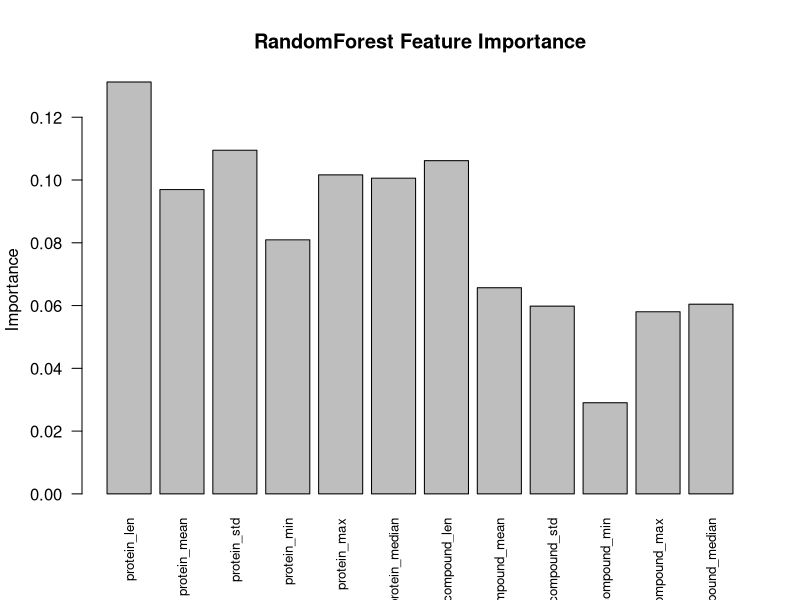
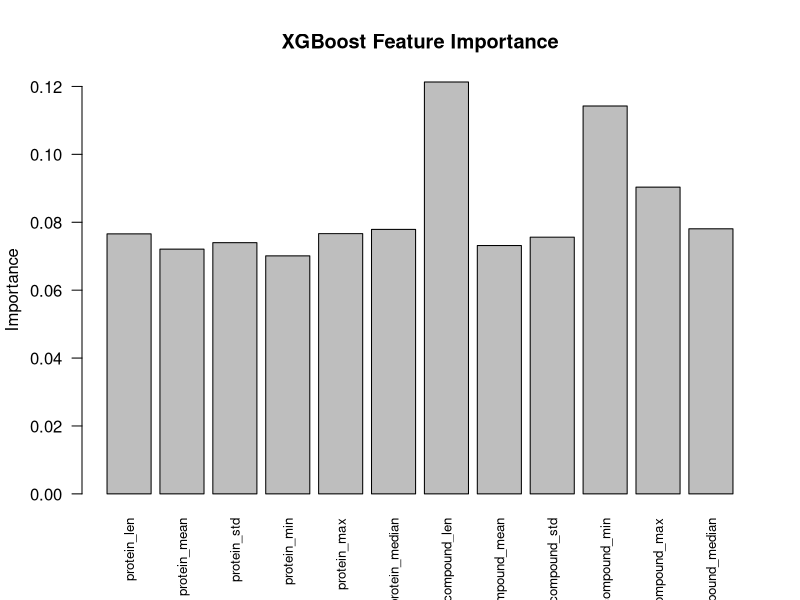
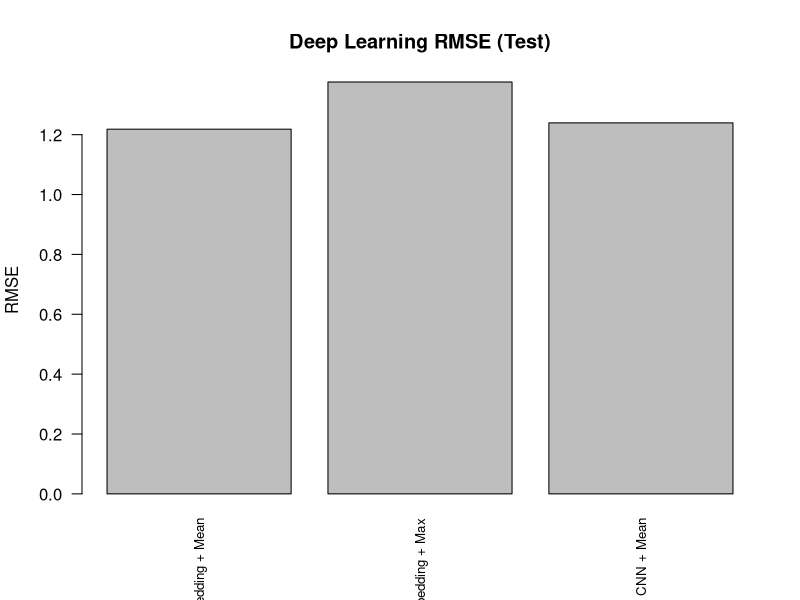
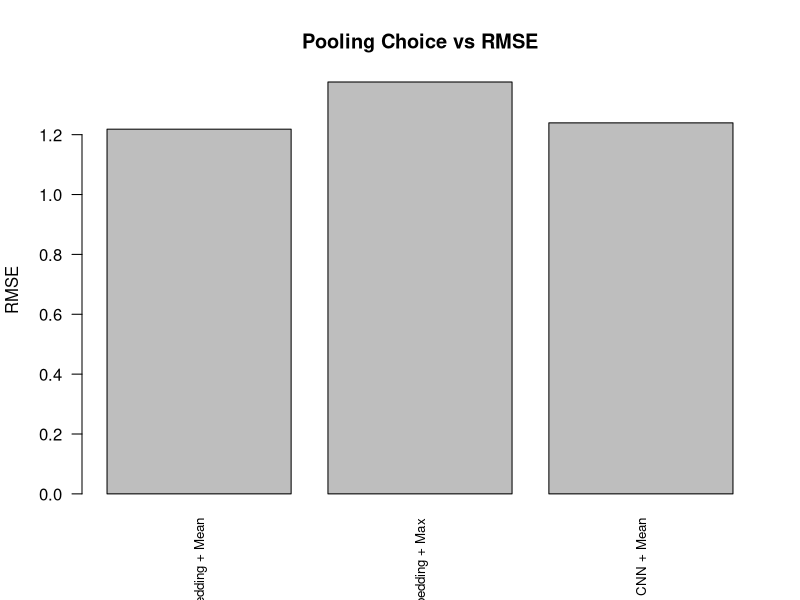
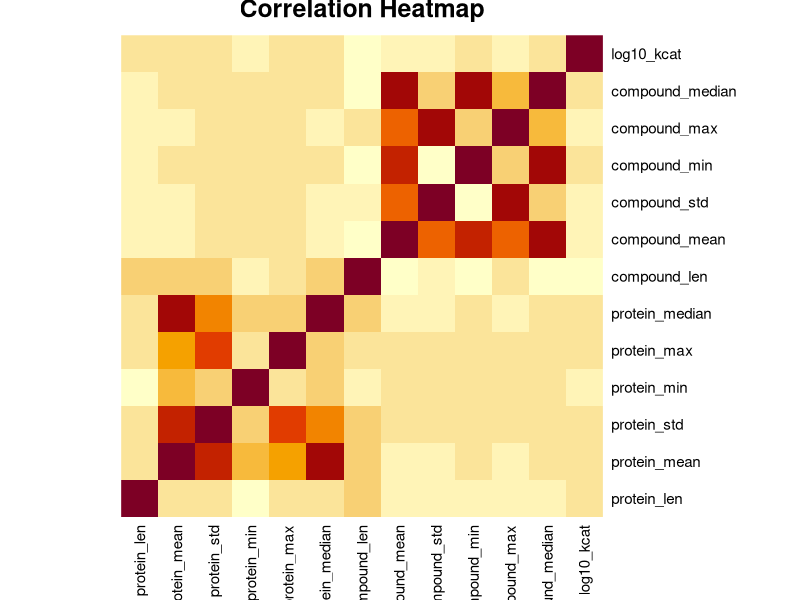
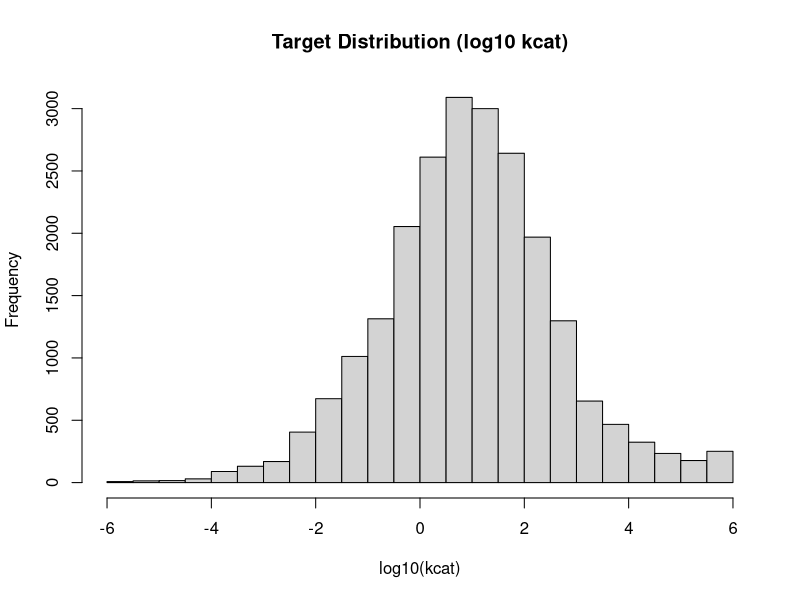
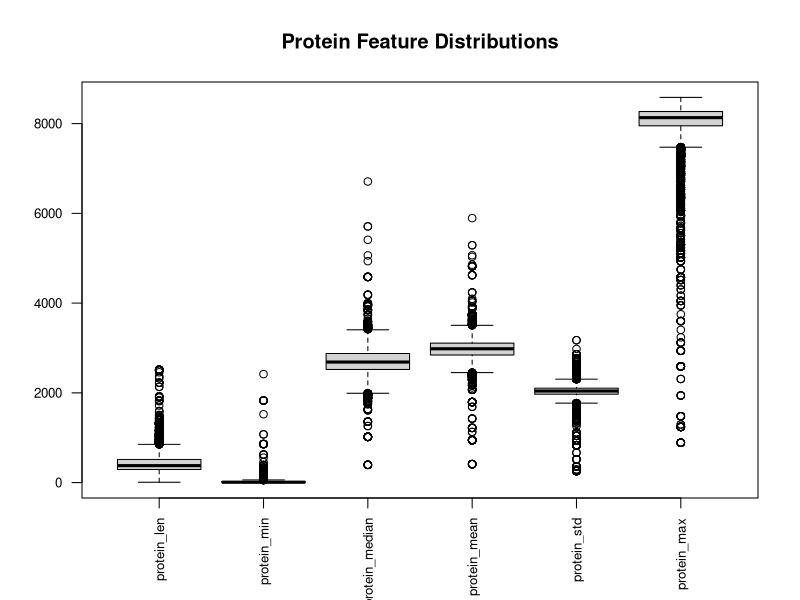
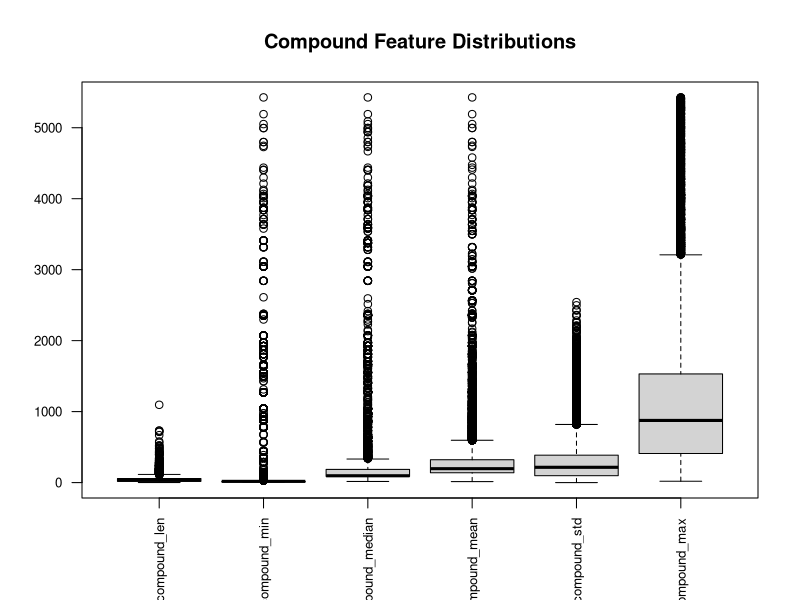

R code for these plots, in order:
## ---- chunk 1
knitr::opts_chunk$set(fig.align = "center", out.width = "80%", dev = "svg")

comparison <- read.csv("../EKP_Database/deep_learning/experiments/experiment_comparison.csv")
ml_results <- read.csv("../EKP_Database/results/models/baseline_results.csv")
feature_importance <- read.csv("../EKP_Database/results/models/feature_importance.csv")
cor_mat <- read.csv("../EKP_Database/results/eda/correlation_analysis.csv", row.names = 1, check.names = FALSE)
features <- read.csv("../EKP_Database/interim/statistical_features/dlkcat_statistical_features.csv")
## ---- chunk 2
comparison
## ---- chunk 3
ml_results
## ---- chunk 4
rf <- subset(feature_importance, model == "RandomForest")
barplot(
  rf$importance,
  names.arg = rf$feature,
  las = 2,
  cex.names = 0.8,
  main = "RandomForest Feature Importance",
  ylab = "Importance"
)
## ---- chunk 5
xgb <- subset(feature_importance, model == "XGBoost")
barplot(
  xgb$importance,
  names.arg = xgb$feature,
  las = 2,
  cex.names = 0.8,
  main = "XGBoost Feature Importance",
  ylab = "Importance"
)
## ---- chunk 6
comparison
## ---- chunk 7
dl_rows <- comparison[comparison$Encoder != "N/A", ]
barplot(
  dl_rows$RMSE,
  names.arg = dl_rows$Model,
  las = 2,
  cex.names = 0.8,
  main = "Deep Learning RMSE (Test)",
  ylab = "RMSE"
)
## ---- chunk 8
pooling_rmse <- dl_rows[, c("Model", "Pooling", "RMSE")]
barplot(
  pooling_rmse$RMSE,
  names.arg = pooling_rmse$Model,
  las = 2,
  cex.names = 0.8,
  main = "Pooling Choice vs RMSE",
  ylab = "RMSE"
)
## ---- chunk 9
cor_matrix <- as.matrix(cor_mat)
heatmap(
  cor_matrix,
  Rowv = NA,
  Colv = NA,
  scale = "none",
  main = "Correlation Heatmap"
)
## ---- chunk 10
hist(
  features$log10_kcat,
  breaks = 40,
  main = "Target Distribution (log10 kcat)",
  xlab = "log10(kcat)"
)
## ---- chunk 11
protein_cols <- c(
  "protein_len",
  "protein_min",
  "protein_median",
  "protein_mean",
  "protein_std",
  "protein_max"
)
boxplot(
  features[, protein_cols],
  las = 2,
  cex.axis = 0.8,
  main = "Protein Feature Distributions"
)
## ---- chunk 12
compound_cols <- c(
  "compound_len",
  "compound_min",
  "compound_median",
  "compound_mean",
  "compound_std",
  "compound_max"
)
boxplot(
  features[, compound_cols],
  las = 2,
  cex.axis = 0.8,
  main = "Compound Feature Distributions"
)
